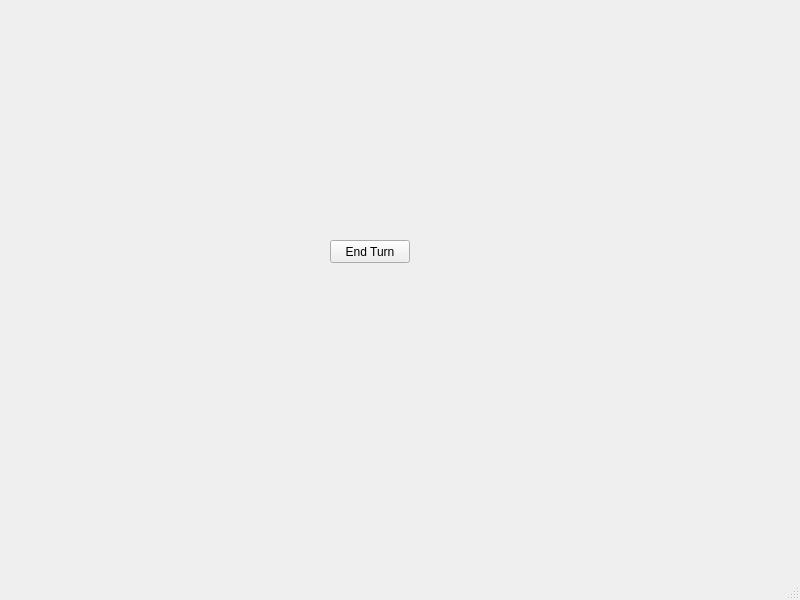
<?xml version="1.0" encoding="UTF-8"?>
<ui version="4.0">
 <class>MainWindow</class>
 <widget class="QMainWindow" name="MainWindow">
  <property name="geometry">
   <rect>
    <x>0</x>
    <y>0</y>
    <width>800</width>
    <height>600</height>
   </rect>
  </property>
  <property name="windowTitle">
   <string>MainWindow</string>
  </property>
  <widget class="QWidget" name="centralwidget">
   <widget class="QPushButton" name="pb_endTurn">
    <property name="geometry">
     <rect>
      <x>330</x>
      <y>240</y>
      <width>80</width>
      <height>23</height>
     </rect>
    </property>
    <property name="text">
     <string>End Turn</string>
    </property>
   </widget>
  </widget>
  <widget class="QMenuBar" name="menubar">
   <property name="geometry">
    <rect>
     <x>0</x>
     <y>0</y>
     <width>800</width>
     <height>20</height>
    </rect>
   </property>
  </widget>
  <widget class="QStatusBar" name="statusbar"/>
 </widget>
 <resources/>
 <connections/>
</ui>
